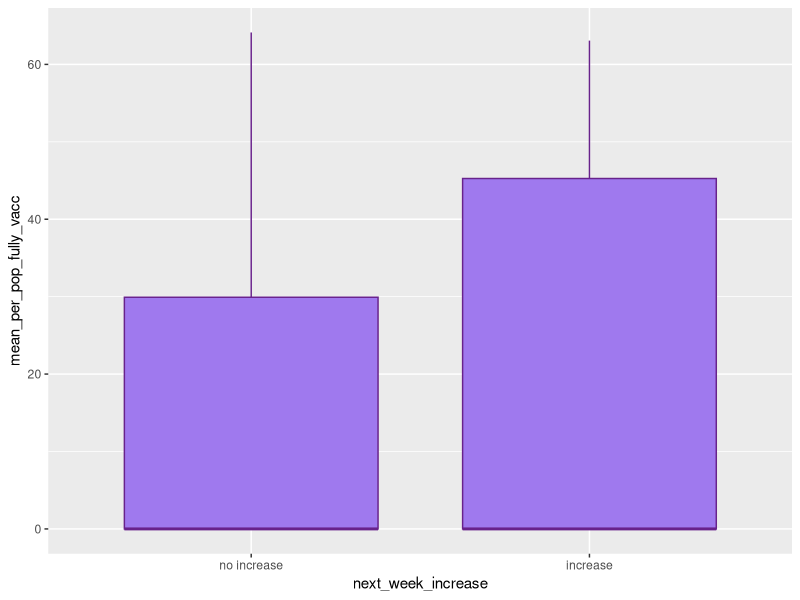
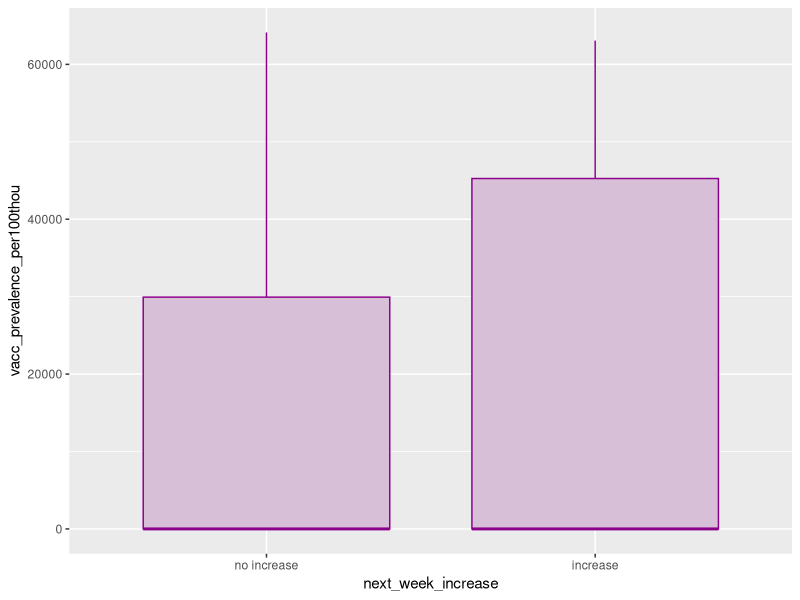
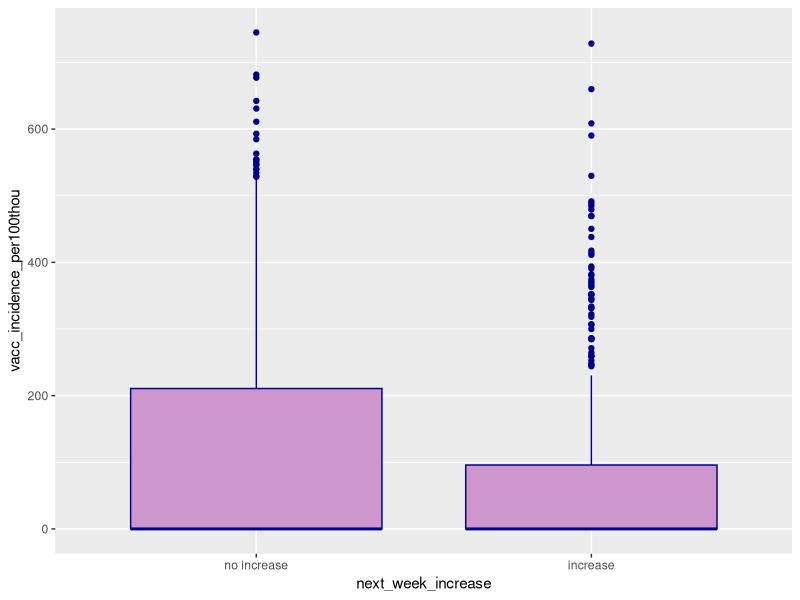
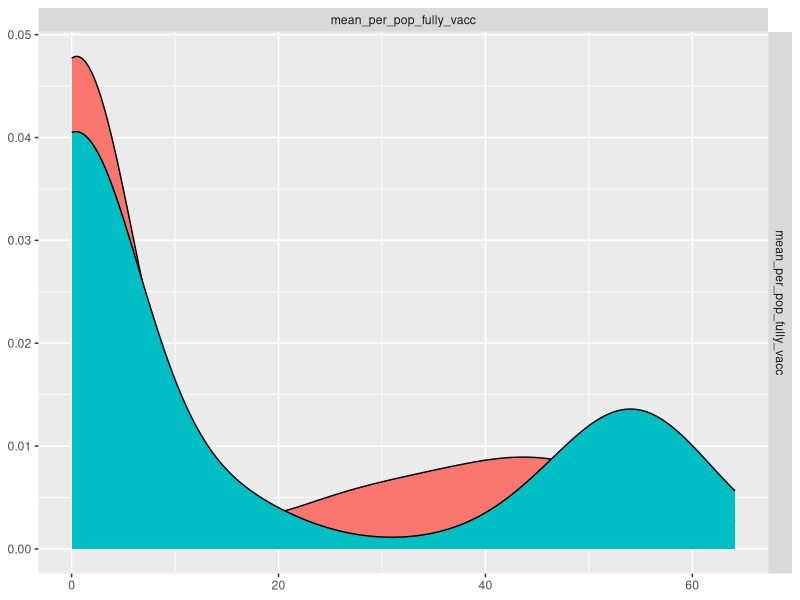
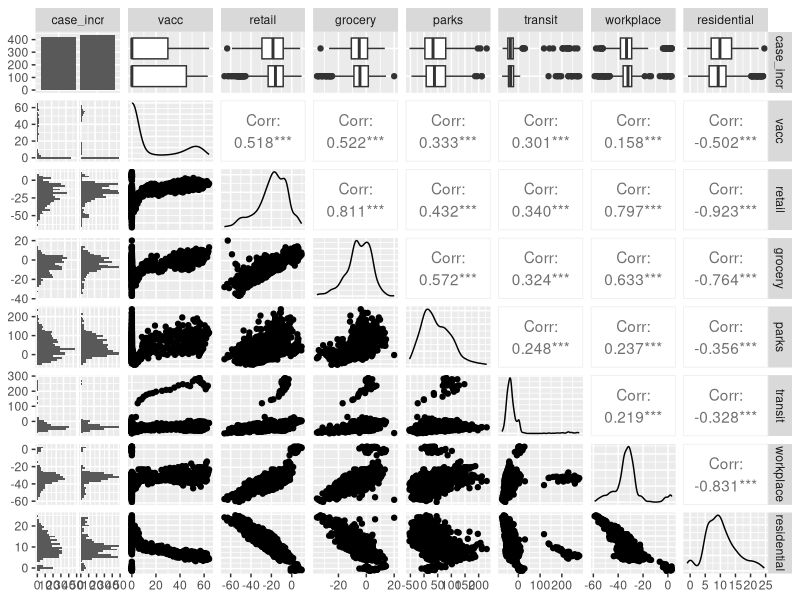
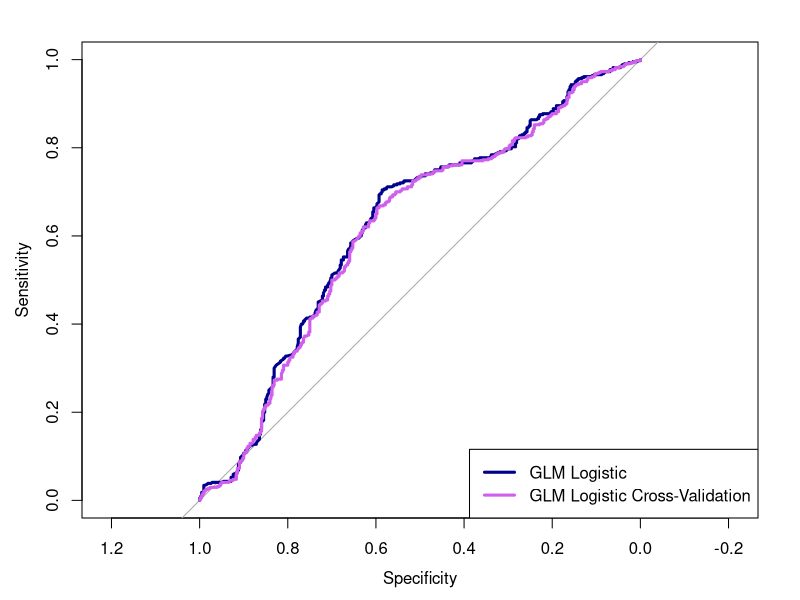

The R script that drew these images, in order:
############################################################
############################################################
# Analyses for final project
#  - descriptive
#  - logistic regression
#  - 10-fold cross validation
############################################################
############################################################

library(tidyverse)
library(ggplot2)
library(GGally)
library(tibble)
library(pROC)
library(car)
library(broom)


# import final dataset
covid <- read_csv("bmin503_final_data_20211121.csv") %>%
  mutate(next_week_increase = factor(next_week_increase,
                                     levels = c(0, 1),
                                     labels = c("no increase", "increase")))

########################################################
########################################################
               # Descriptive Analysis
########################################################
########################################################

# view data
glimpse(covid)

# check that each county has 86 rows
table(covid$county)

# check min and max year_week
min(covid$year_week) # 2020-07
max(covid$year_week) # 2021-39

#################################
# outcome variable x vaccination 
#################################

# next week increase or no increase 
table(covid$next_week_increase) # split is close to 50/50

# view summary stats of vaccine vars - overall
summary_df <- covid %>%
  select(mean_per_pop_fully_vacc, vacc_prevalence_per100thou,
         vacc_incidence_per100thou) %>%
  psych::describe(quant=c(.25,.75)) %>%
  as_tibble(rownames="rowname")  %>%
  select(-vars, -trimmed, -mad) %>%
  print()

# observations with increase
summary_inc <- covid %>% filter(next_week_increase == "increase") %>%
  select(mean_per_pop_fully_vacc, vacc_prevalence_per100thou,
         vacc_incidence_per100thou) %>%
  psych::describe(quant=c(.25,.75)) %>%
  as_tibble(rownames="rowname")  %>%
  select(-vars, -trimmed, -mad) %>%
  print()

# observations with no increase
summary_noinc <- covid %>% filter(next_week_increase == "no increase") %>%
  select(mean_per_pop_fully_vacc, vacc_prevalence_per100thou,
         vacc_incidence_per100thou) %>%
  psych::describe(quant=c(.25,.75)) %>%
  as_tibble(rownames="rowname")  %>%
  select(-vars, -trimmed, -mad) %>%
  print()

### The mean for mean_per_pop_fully_vacc and vacc_prevalence_per100thou
#  in the "increase" group is higher than for the "no increase" group. 
#  We expected the "no increase" group to have higher means for these variables.

### The mean for vacc_incidence_per100thou is higher in "no increase" group.

# boxplot for mean percentage of population fully vaccinated by outcome
ggplot(data = covid, aes(x = next_week_increase, y = mean_per_pop_fully_vacc)) +
  geom_boxplot(color = "darkorchid4", fill = "mediumpurple2")

# boxplot for mean vaccine prevalence by outcome
ggplot(data = covid, aes(x = next_week_increase, y = vacc_prevalence_per100thou)) +
  geom_boxplot(color = "magenta4", fill = "thistle")

# boxplot for mean vaccine incidence by outcome
ggplot(data = covid, aes(x = next_week_increase, y = vacc_incidence_per100thou)) +
  geom_boxplot(color = "darkblue", fill = "plum3")



########################
# plot with ggpairs
########################
df_clean <- covid %>% filter(complete.cases(.))

# limit dataframe to focus on specific predictor variables  
df_clean2 <- df_clean %>% 
  select(-county, -year_week, -case_mean, -case_mean_per100thou,
         -next_week_mean, -next_week_per100thou, -vacc_incidence_n,
         -vacc_incidence_per100thou, -mean_fully_vacc_n,
         -vacc_prevalence_per100thou) %>%
  rename(case_incr = next_week_increase,
         vacc = mean_per_pop_fully_vacc,
         retail = mean_retail_rec,
         grocery = mean_grocery_pharm,
         parks = mean_parks,
         transit = mean_transit_stations,
         workplace = mean_workplaces,
         residential = mean_residential)

# compare outcome and mean_per_pop_fully_vacc only
ggpairs(df_clean, mapping = aes(col = next_week_increase),
        columns = c("mean_per_pop_fully_vacc"),
        axisLabels = "show")

# compare all variables at once
ggpairs(df_clean2)



########################################################
########################################################
          # Logistic Regression Models
########################################################
########################################################

###############################################
# fit bivariate statistical models to find out 
# which variables are individually associated 
# with next_week_increase at a 
# nominally significant level.
###############################################

# scale vaccine variables
covid$vacc_inc_per100thou_sc <- scale(covid$vacc_incidence_per100thou, center = FALSE)
covid$vacc_prev_per100thou_sc <- scale(covid$vacc_prevalence_per100thou, center = FALSE)

covid_clean <- covid %>% select(-county, -year_week,
                                -case_mean_per100thou, -case_mean,
                                -next_week_mean, -next_week_per100thou,
                                -vacc_incidence_n, -mean_fully_vacc_n) 


# generate multiple models and save output to df
glm_output <- covid_clean %>%
  select(-next_week_increase, -vacc_incidence_per100thou,
         -vacc_prevalence_per100thou) %>%
  names() %>%
  paste("next_week_increase ~", .) %>%
  map_df(~tidy(glm(as.formula(.x), 
                   data = covid_clean, 
                   family = "binomial"), 
               estimate = TRUE,
               conf.int = TRUE, 
               exponentiate = TRUE)) %>%
  filter(term != "(Intercept)") %>%
  rename(or = estimate) %>%
  arrange(p.value)
glm_output

# vacc_inc_per100thou_sc  and mean_retail_rec are significant at p < 0.05 
# we hypothesized that vacc_prevalence_per100thou would be a significant predictor


#####################################
# model using significant predictors
#####################################

# fit model
mod_vacc <- glm(next_week_increase ~ vacc_inc_per100thou_sc + mean_retail_rec,
                data = covid, family = "binomial")

# check model output
tidy(mod_vacc, conf.int = TRUE, exponentiate = TRUE)

# check for multicollinearity
car::vif(mod_vacc) # variance inflation factors are low, so no issues 

# store predicted values of training data
vacc_pred <- predict(mod_vacc, covid, type = "response") 
head(vacc_pred)

########################################################
########################################################
#           10-fold cross validation
########################################################
########################################################

# use 10-fold cross validation to train and test model
N = nrow(covid)
K = 10
set.seed(1234)
s = sample(1:K, size = N, replace = T)
pred_outputs <- vector(mode = "numeric", length = N)
obs_outputs <- vector(mode = "numeric", length = N)
offset <- 0
for (i in 1:K) {
  train <- filter(covid, s != i)
  test <- filter(covid, s == i)
  obs_outputs[1:length(s[s == i]) + offset] <- test$next_week_increase
  
  # GLM train/test
  glm <- glm(next_week_increase ~ vacc_inc_per100thou_sc + mean_retail_rec, 
             data = train, family = "binomial")
  glm_pred_curr <- predict(glm, test, type = "response")
  pred_outputs[1:length(s[s == i]) + offset] <- glm_pred_curr
  
  offset <- offset + length(s[s == i])
}
head(cbind(pred_outputs, obs_outputs))

#############################################
# evaluate model using ROC curve analysis
#############################################

# calculate area under the ROC curve
roc(covid$next_week_increase, vacc_pred, ci = TRUE) # training data
roc(obs_outputs, pred_outputs, ci = TRUE) # test data

# plot ROC curves for training and test data
plot.roc(covid$next_week_increase, vacc_pred, ci = TRUE, col = "darkblue", lwd = 3)
plot.roc(obs_outputs, pred_outputs, ci = TRUE, col = "mediumorchid2", add = TRUE, lwd = 3) #CV of glm
legend("bottomright", legend = c("GLM Logistic", "GLM Logistic Cross-Validation"), 
       col = c("darkblue", "mediumorchid2"), lwd = 3)

# the AUCs for both training and test data are not very high, so
# predictive accuracy is not very good. Model does not distinguish well
# between no increase and increase.
